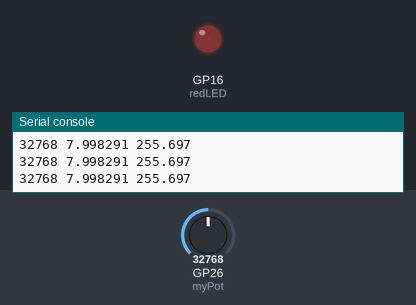
Bench run of a program on a simulated Raspberry Pi Pico running MicroPython. Shown: output pins drawn as LEDs (lit = HIGH), the last lines printed to the serial console. The test bench sets the inputs (shaded band); at power-on: GP26 (myPot) = 32768 (analog values on the 0–65535 scale).

Above: at 1.2 s.
1.3 s: GP26 (myPot) set to 57670
At 2.7 s:
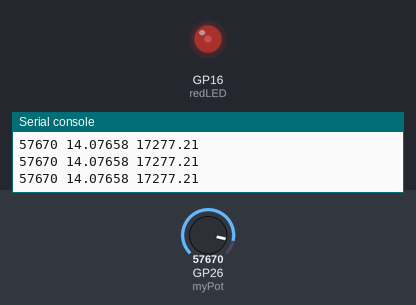
3.0 s: GP26 (myPot) set to 65535
At 4.1 s:
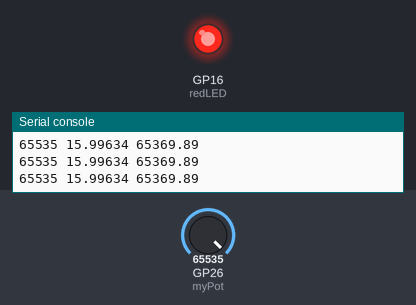
4.5 s: GP26 (myPot) set to 32767
At 5.3 s:
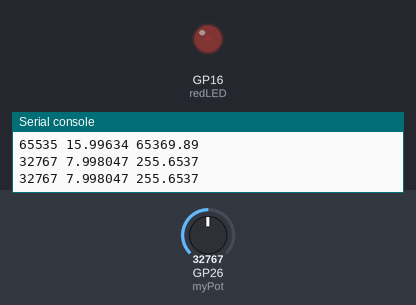
Timing chart, 0 to 7.5 s (numbered marks = the images above; inputs shaded):
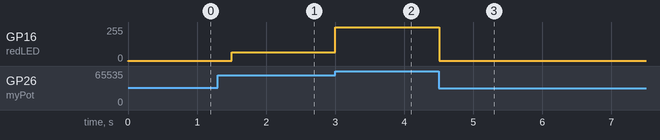

Measured:
- after the input at 1.3 s, GP16 (redLED): 1/255 → 67/255 after 0.20 s
- after the input at 3.0 s, GP16 (redLED): 67/255 → 254/255 at once
- after the input at 4.5 s, GP16 (redLED): 254/255 → 1/255 at once

The program:

dimmableLED_potentiometerExp.py
```python
from machine import PWM,Pin,ADC
from time import sleep

potPin=26
myPot=machine.ADC(potPin)

LEDPin=16
redLED=PWM(Pin(LEDPin))

redLED.freq(1000)
redLED.duty_u16(0)


while True:
    potVal=myPot.read_u16()
    exponent=(16/65550)*potVal
    brightness=2**exponent
    print(potVal,exponent,brightness)
    redLED.duty_u16(int(brightness))
    sleep(.5)
```
